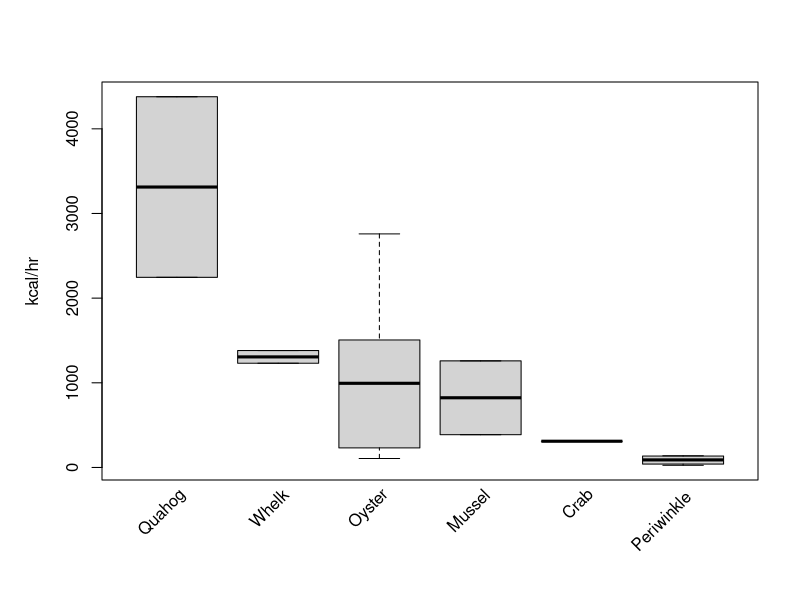
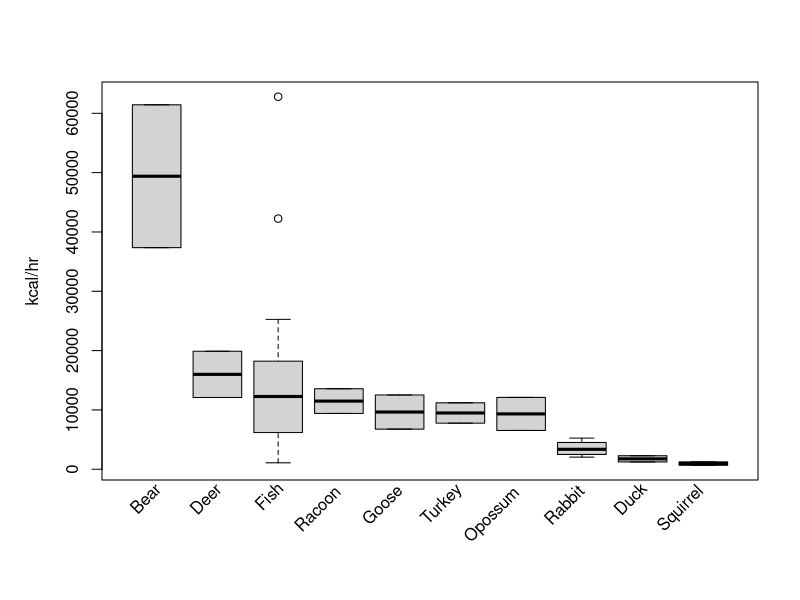
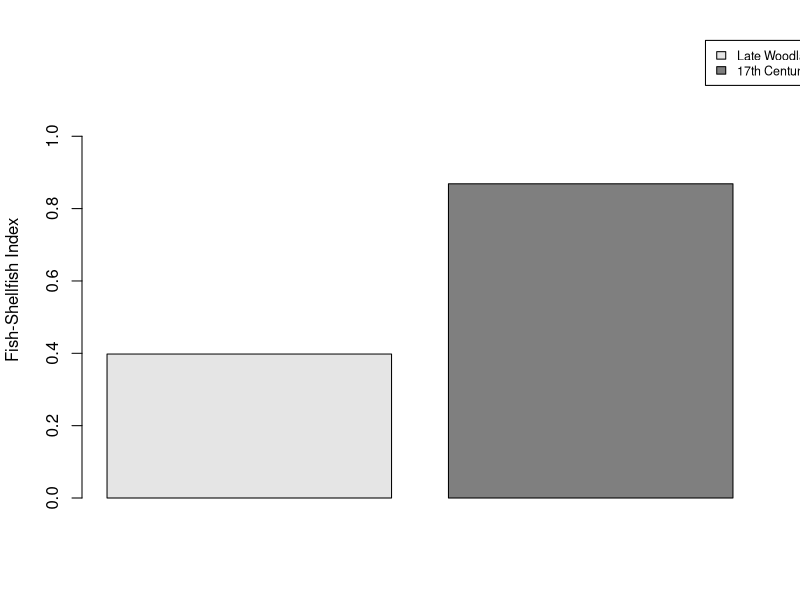

The R script that drew these images, in order: (Note: this script raises an error after producing the figures.)
###################################################
#Environmental Rebound in 17th Century New England#
###################################################

#Import Data----
BIfaun <- read.csv("BlockIsland.csv")
Mainfaun <- read.csv("GreenwichMonhantic.csv")
srates <- read.csv("ShellfishReturnRates.csv")
trates <- read.csv("TerrestrialReturnRates.csv")

#Figures 1 & 2: Return Rates----

jpeg("ShellfishReturnRates.jpg", height=5, width=6, units="in", res=300)

par(mar=c(6, 5.1, 4.1, 2.1))

boxplot(srates, ylab="kcal/hr", xaxt="n")
#axis(1, at=seq(1,nrow(rate)), labels=FALSE)

slabels <- colnames(srates)
text(x=seq_along(slabels)+.1, y=par("usr")[3] - 100, srt=45, adj=1.1, labels=slabels, xpd=TRUE)

dev.off()


jpeg("OtherReturnRates.jpg", height=5, width=6, units="in", res=300)

par(mar=c(6, 5.1, 4.1, 2.1))

boxplot(trates, ylab="kcal/hr", xaxt="n")
#axis(1, at=seq(1,nrow(rate)), labels=FALSE)

tlabels <- colnames(trates)
text(x=seq_along(tlabels)+.1, y=par("usr")[3] - 100, srt=45, adj=1.2, labels=tlabels, xpd=TRUE)

dev.off()



#Abundance Indices----

BIClamOyster <- (BIfaun$Quahog+BIfaun$SoftClam)/(BIfaun$Quahog+BIfaun$SoftClam+BIfaun$Oyster)
MLClamOyster <- (Mainfaun$Quahog+Mainfaun$SoftClam)/(Mainfaun$Quahog+Mainfaun$SoftClam+Mainfaun$Oyster)

BIFishShell <- BIfaun$Fish/(BIfaun$Fish+BIfaun$Shellfish)

MLPropDeer <- Mainfaun$Deer/Mainfaun$SubClass


#Chi Square Analysis----

#Block Island Clam-Oyster Index
BIClamOysterData <- data.frame(("Clam"=BIfaun$Quahog+BIfaun$SoftClam),"Clam+Oyster"=(BIfaun$Quahog+BIfaun$SoftClam+BIfaun$Oyster))
BIClamOyster.X2 <- chisq.test(BIClamOysterData)
BIClamOyster.X2table <- data.frame("Observed"=BIClamOyster.X2$observed, "Expected"=BIClamOyster.X2$expected, "Std.Residuals"=BIClamOyster.X2$stdres)
BIClamOyster.X2$statistic; BIClamOyster.X2$p.value

#Mainland Clam-Oyster Index
#Can't do Chi-Square on bone weights - non-integer data

#Block Island Fish-Shellfish Index
BIFishShellData <- data.frame(("Fishes"=BIfaun$Fish),"Shellfish"=(BIfaun$Shellfish))
BIFishShell.X2 <- chisq.test(BIFishShellData)
BIFishShell.X2table <- data.frame("Observed"=BIFishShell.X2$observed, "Expected"=BIFishShell.X2$expected, "Std.Residuals"=BIFishShell.X2$stdres)
BIFishShell.X2$statistic; BIFishShell.X2$p.value

#Mainland Deer Index (Proportion Deer)
MLDeerPropData <- data.frame(("Deer"=Mainfaun$Deer),"Other"=(Mainfaun$SubClass))
MLDeerProp.X2 <- chisq.test(MLDeerPropData)
BIDeerProp.x2table <- data.frame("Observed"=MLDeerProp.X2$observed, "Expected"=MLDeerProp.X2$expected, "Std.Residuals"=MLDeerProp.X2$stdres)
MLDeerProp.X2$statistic; MLDeerProp.X2$p.value


#Figure 3: Fish-Shellfish Index (Block Island)----
jpeg("FishShellfishIndex_BI.jpg", height=4, width=3.5, units="in", res=300)
periods <- c("Late Woodland", "17th Century")
barplot(BIFishShell, col=c("grey90","grey50"), beside=TRUE, legend=periods, ylim=c(0,1.15), ylab="Fish-Shellfish Index", axisnames=F, args.legend=list(x="topright", cex=.75, inset=c(-0.1, -0.1)))
LWci.FishShell <- index.ci(A=BIfaun$Fish[1], B=BIfaun$Shellfish[1], nsim=500, propsamp=.5)
points(c(.7, .7), c(LWci.FishShell[1], LWci.FishShell[2]), pch="-", cex=2)
segments(.7, LWci.FishShell[1], .7, LWci.FishShell[2], lwd=2)
Sevci.FishShell <- index.ci(BIfaun$Fish[2], BIfaun$Shellfish[2], 500, .5)
points(c(1.9, 1.9), c(Sevci.FishShell[1], Sevci.FishShell[2]), pch="-", cex=2)
segments(1.9, Sevci.FishShell[1], 1.9, Sevci.FishShell[2], lwd=2)
BI_FiSh.LW <- toString(sum(BIfaun[1,]$Fish, BIfaun[1,]$Shellfish))
BI_FiSh.17 <- toString(sum(BIfaun[2,]$Fish, BIfaun[2,]$Shellfish))
mtext(side=1, at=c(.55, .8, 1.8, 2.1), text=c(paste(c("n=",BI_FiSh.LW)), paste(c("n=",BI_FiSh.17))))
dev.off()

#Figure 4: Clam-Oyster Index (Block Island and Mainland)----
jpeg("ClamOysterIndices_BIML.jpg", height=4, width=5.5, units="in", res=300)
periods <- c("Late Woodland", "17th Century")
ClamOyster <- cbind(BIClamOyster, MLClamOyster)
barplot(ClamOyster, col=c("grey90","grey50"), beside=TRUE, legend=periods, ylim=c(0,1.1), ylab="Clam-Oyster Index", axisnames=F, args.legend=list(x="topright", cex=.75, inset=c(-0.05, -0)))
BILWci.ClamOyst <- index.ci(A=(BIfaun$Quahog[1]+BIfaun$SoftClam[1]), B=BIfaun$Oyster[1], nsim=500, propsamp=.5)
points(c(1.5, 1.5), c(BILWci.ClamOyst[1], BILWci.ClamOyst[2]), pch="-", cex=2)
segments(1.5, BILWci.ClamOyst[1], 1.5, BILWci.ClamOyst[2], lwd=2)
BI17ci.ClamOyst <- index.ci((BIfaun$Quahog[2]+BIfaun$SoftClam[2]), BIfaun$Oyster[2], 500, .5)
points(c(2.5, 2.5), c(BI17ci.ClamOyst[1], BI17ci.ClamOyst[2]), pch="-", cex=2)
segments(2.5, BI17ci.ClamOyst[1], 2.5, BI17ci.ClamOyst[2], lwd=2)
#MLLWci.ClamOyst <- index.ci.wt(A=(Mainfaun$Quahog[1]+Mainfaun$SoftClam[1]), B=Mainfaun$Oyster[1], 2171, 1368, nsim=500, propsamp=.25)
#points(c(4.5, 4.5), c(MLLWci.ClamOyst[1], MLLWci.ClamOyst[2]), pch="-", cex=2)
#segments(4.5, MLLWci.ClamOyst[1], 4.5, MLLWci.ClamOyst[2], lwd=2)
#ML17ci.ClamOyst <- index.ci.wt((Mainfaun$Quahog[2]+Mainfaun$SoftClam[2]), Mainfaun$Oyster[2], 742, 564, 500, .25)
#points(c(5.5, 5.5), c(ML17ci.ClamOyst[1], ML17ci.ClamOyst[2]), pch="-", cex=2)
#segments(5.5, ML17ci.ClamOyst[1], 5.5, ML17ci.ClamOyst[2], lwd=2)
BI_ClOy.LW <- toString(sum(BIfaun[1,]$Quahog, BIfaun[1,]$SoftClam, BIfaun[1,]$Oyster))
BI_ClOy.17 <- toString(sum(BIfaun[2,]$Quahog, BIfaun[2,]$SoftClam, BIfaun[2,]$Oyster))
ML_ClOy.LW <- toString(format(sum(Mainfaun[1,]$Quahog, Mainfaun[1,]$SoftClam, Mainfaun[1,]$Oyster), nsmall=1))
ML_ClOy.17 <-toString(format(sum(Mainfaun[2,]$Quahog, Mainfaun[2,]$SoftClam, Mainfaun[2,]$Oyster),nsmall=1))
mtext(side=1, cex=.9, at=c(1.4, 1.7, 2.4, 2.7, 4.43, 4.87, 5.43, 5.9), text=c(paste(c("n=",BI_ClOy.LW)), paste(c("n=",BI_ClOy.17)), paste(c(ML_ClOy.LW, "g")), paste(c(ML_ClOy.17, "g"))))
mtext(side=1, at=c(2,5), line=1.5, text=c("Block Island", "Mainland"))
dev.off()


#Figure 5: Deer Index (Mainland)----
jpeg("DeerIndex_ML.jpg", height=4, width=3.5, units="in", res=300)
periods <- c("Late Woodland", "17th Century")
barplot(MLPropDeer, col=c("grey90","grey50"), beside=TRUE, legend=periods, ylim=c(0,.8), ylab="Proportion Deer", axisnames=F, args.legend=list(x="topright", cex=.75, inset=c(-0.1, -0)))
LWci.Deer <- index.ci(A=Mainfaun$Deer[1], B=(Mainfaun$SubClass[1]-Mainfaun$Deer[1]), nsim=500, propsamp=.5)
points(c(.7, .7), c(LWci.Deer[1], LWci.Deer[2]), pch="-", cex=2)
segments(.7, LWci.Deer[1], .7, LWci.Deer[2], lwd=2)
Sevci.Deer <- index.ci(Mainfaun$Deer[2], (Mainfaun$SubClass[2]-Mainfaun$Deer[2]), 500, .5)
points(c(1.9, 1.9), c(Sevci.Deer[1], Sevci.Deer[2]), pch="-", cex=2)
segments(1.9, Sevci.Deer[1], 1.9, Sevci.Deer[2], lwd=2)
ML_Deer.LW <- toString(sum(Mainfaun[1,]$Deer, Mainfaun[1,]$SubClass))
ML_Deer.17 <- toString(sum(Mainfaun[2,]$Deer, Mainfaun[2,]$SubClass))
mtext(side=1, at=c(.55, .8, 1.8, 2.05), text=c(paste(c("n=",ML_Deer.LW)), paste(c("n=",ML_Deer.17))))
dev.off()


#Figure 6: Population Reconstructions for New England----
whitepop <- data.frame("Date"=seq(1620,1730,by=10) , "Sutherland"=c(102,4000,13484,22452,32574,51561,67992,86011,91083,115094,170893,217351), "Rossiter"=c(99,2200,17605,26820,36238,45135,60530,81050,104320,126500,152500,208950))
nativepop <- data.frame("Date"=c(1600,1650), "Pop"=c(172650,25650))

nativeglm <- glm(Pop~Date, data=nativepop, family=poisson)
plot(nativeglm)
nd <- data.frame("Date"=seq(1600,1650,by=10))
nativepred <- predict(nativeglm, newdata=nd, type="response")

whitepopavg <- (whitepop$Sutherland+whitepop$Rossiter)/2
empty <- c(0,0)
whitepopavg <- c(empty, whitepopavg)

empty <- c(0,0,0,0,0,0,0,0)
nativepoppred <- c(nativepred, empty)

totalpop <- data.frame("Date"=seq(1600,1730,by=10), "Pop"=c(whitepopavg+nativepoppred))

#Plot population trajectories
jpeg("PopLevels.jpg", height=5, width=7, units="in", res=300)
plot(0, xlim=c(1600,1730), ylim=c(0,175000), ylab="Population", xlab="Year AD")
lines(Sutherland~Date, data=whitepop, lty=2, type="l", pch=4)
lines(Rossiter~Date, data=whitepop, lty=3, type="l", pch=3)
lines(nativepred~nd$Date, lty=4, type="b", pch=4)
lines(Pop~Date, data=totalpop, lty=1, type="b", pch=16)
legend(1698,35000,c("European (Sutherland)", "European (Rossiter)", "Native (Snow)", "Total"), lty=c(2,3,4,1), pch=c(1,1,4,16), cex=.65, bty="n", pt.cex=c(0,0,1,1))
dev.off()

